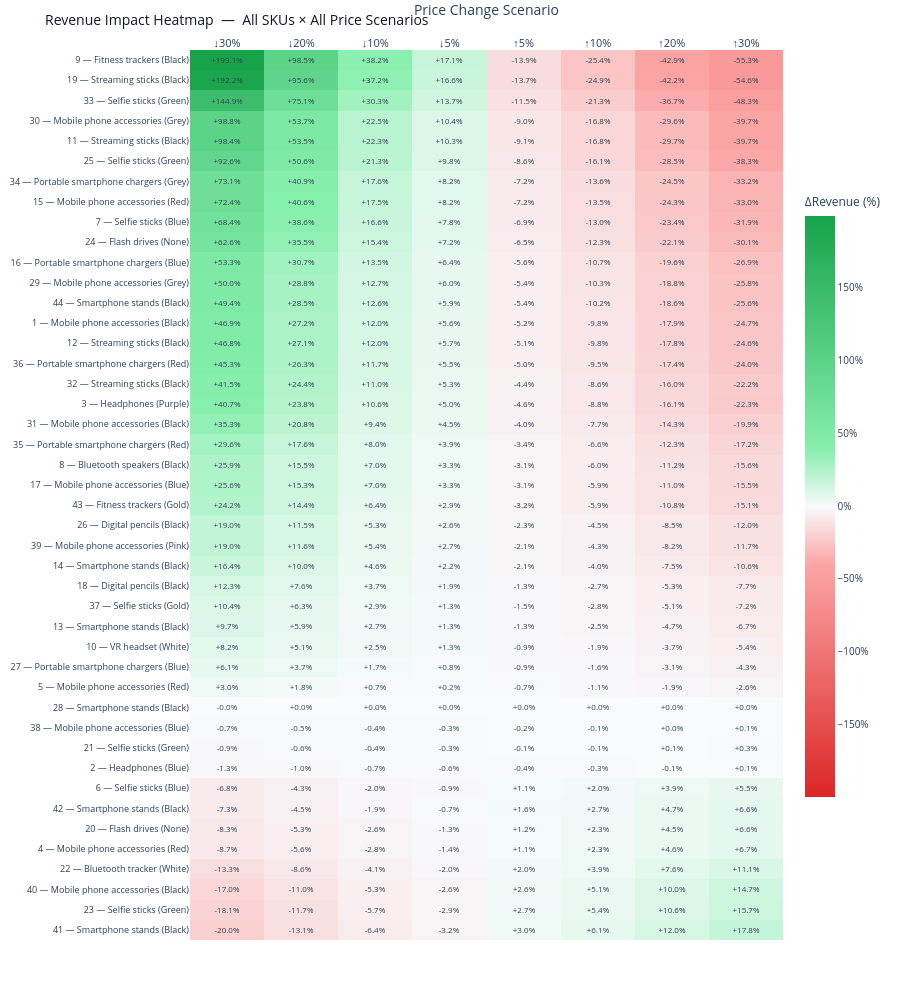

Here is the notebook cell this chart was saved with:
### Code cell
# ── Revenue impact heatmap — all SKUs × all 8 scenarios ──────────────────────
# Green = revenue gain · Red = revenue loss · white = near-zero change

scenario_labels = [f"{'↑' if p>0 else '↓'}{abs(int(p*100))}%" for p in SCENARIOS]
rows_sorted = results_df.sort_values("elasticity").itertuples()

sku_labels, z_matrix, text_matrix = [], [], []

for row in results_df.sort_values("elasticity").itertuples():
    r     = results[row.sku]
    P0, Q0, R0 = r["avg_price"], r["avg_sales"], r["avg_revenue"]
    zrow, trow = [], []
    for pct in SCENARIOS:
        P1   = P0 * (1 + pct)
        Q1   = max(Q0 * ((P1 / P0) ** r["elasticity"]), 0)
        dpct = (P1*Q1 - R0) / R0 * 100 if R0 > 0 else 0
        zrow.append(round(dpct, 1))
        trow.append(f"{dpct:+.1f}%")
    sku_labels.append(r["name"].replace("SKU ", ""))  # shorter label
    z_matrix.append(zrow)
    text_matrix.append(trow)

fig = go.Figure(go.Heatmap(
    z=z_matrix,
    x=scenario_labels,
    y=sku_labels,
    text=text_matrix,
    texttemplate="%{text}",
    textfont=dict(size=8, color="#334155"),
    colorscale=[
        [0.00, "#DC2626"],
        [0.40, "#FCA5A5"],
        [0.50, "#F8FAFC"],
        [0.60, "#86EFAC"],
        [1.00, "#16a34a"],
    ],
    zmid=0,
    colorbar=dict(title="ΔRevenue (%)", ticksuffix="%", len=0.7,
                  tickfont=dict(size=10)),
    hovertemplate=(
        "<b>%{y}</b><br>"
        "Scenario: %{x}<br>"
        "Revenue change: <b>%{z:+.1f}%</b><extra></extra>"
    ),
))

fig.update_layout(
    title=dict(text="Revenue Impact Heatmap  —  All SKUs × All Price Scenarios",
               font=dict(size=14, color=SLATE)),
    height=1000,
    margin=dict(l=10, r=110, t=50, b=60),
    xaxis=dict(title="Price Change Scenario", side="top",
               tickfont=dict(size=11)),
    yaxis=dict(tickfont=dict(size=9), autorange="reversed"),
    paper_bgcolor="white",
)

fig.show()
print("Tip: SKUs at the top are most elastic — they react strongly to price changes.")
print("     SKUs showing green at '+10%' are inelastic — they can absorb price rises.")

### Figure 1 — Plotly figure (JSON) as saved in the notebook; plotly's stock layout.template omitted (floating-point values rounded to 4 significant figures; data arrays with more than 128 entries replaced by an {"elided": "..."} marker saying what was removed)
{"data": [{"colorbar": {"len": 0.7, "tickfont": {"size": 10}, "ticksuffix": "%", "title": {"text": "ΔRevenue (%)"}}, "colorscale": [[0, "#DC2626"], [0.4, "#FCA5A5"], [0.5, "#F8FAFC"], [0.6, "#86EFAC"], [1, "#16a34a"]], "hovertemplate": "<b>%{y}</b><br>Scenario: %{x}<br>Revenue change: <b>%{z:+.1f}%</b><extra></extra>", "text": {"elided": "44x8 str values"}, "textfont": {"color": "#334155", "size": 8}, "texttemplate": "%{text}", "type": "heatmap", "x": ["↓30%", "↓20%", "↓10%", "↓5%", "↑5%", "↑10%", "↑20%", "↑30%"], "y": ["9 — Fitness trackers (Black)", "19 — Streaming sticks (Black)", "33 — Selfie sticks (Green)", "30 — Mobile phone accessories (Grey)", "11 — Streaming sticks (Black)", "25 — Selfie sticks (Green)", "34 — Portable smartphone chargers (Grey)", "15 — Mobile phone accessories (Red)", "7 — Selfie sticks (Blue)", "24 — Flash drives (None)", "16 — Portable smartphone chargers (Blue)", "29 — Mobile phone accessories (Grey)", "44 — Smartphone stands (Black)", "1 — Mobile phone accessories (Black)", "12 — Streaming sticks (Black)", "36 — Portable smartphone chargers (Red)", "32 — Streaming sticks (Black)", "3 — Headphones (Purple)", "31 — Mobile phone accessories (Black)", "35 — Portable smartphone chargers (Red)", "8 — Bluetooth speakers (Black)", "17 — Mobile phone accessories (Blue)", "43 — Fitness trackers (Gold)", "26 — Digital pencils (Black)", "39 — Mobile phone accessories (Pink)", "14 — Smartphone stands (Black)", "18 — Digital pencils (Black)", "37 — Selfie sticks (Gold)", "13 — Smartphone stands (Black)", "10 — VR headset (White)", "27 — Portable smartphone chargers (Blue)", "5 — Mobile phone accessories (Red)", "28 — Smartphone stands (Black)", "38 — Mobile phone accessories (Blue)", "21 — Selfie sticks (Green)", "2 — Headphones (Blue)", "6 — Selfie sticks (Blue)", "42 — Smartphone stands (Black)", "20 — Flash drives (None)", "4 — Mobile phone accessories (Red)", "22 — Bluetooth tracker (White)", "40 — Mobile phone accessories (Black)", "23 — Selfie sticks (Green)", "41 — Smartphone stands (Black)"], "z": {"elided": "44x8 float values"}, "zmid": 0}], "layout": {"height": 1000, "margin": {"b": 60, "l": 10, "r": 110, "t": 50}, "paper_bgcolor": "white", "title": {"font": {"color": "#0f172a", "size": 14}, "text": "Revenue Impact Heatmap  —  All SKUs × All Price Scenarios"}, "xaxis": {"side": "top", "tickfont": {"size": 11}, "title": {"text": "Price Change Scenario"}}, "yaxis": {"autorange": "reversed", "tickfont": {"size": 9}}}}
